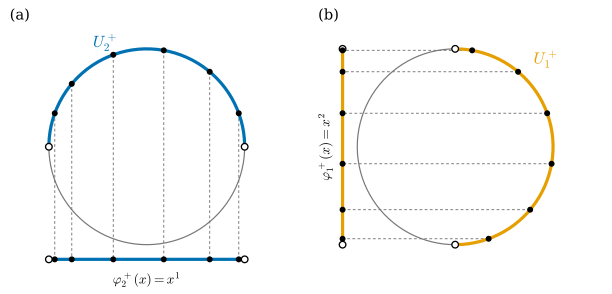

Here is the Python script that generated this plot:
"""그림 11.3.2: S^1의 반원 차트(그래프 차트) (11.3절, 예 11.3.4).

(a) U_2^+ = {x^2 > 0}(위 반원, 파랑)와 φ_2^+(x) = x^1 ∈ (-1, 1). 세로 점선은 x ↦ x^1 사영.
(b) U_1^+ = {x^1 > 0}(오른쪽 반원, 주황)와 φ_1^+(x) = x^2 ∈ (-1, 1). 가로 점선은 x ↦ x^2 사영.
표본점의 각은 (a) 20°, 50°, 80°, 110°, 140°, 160°, (b) -70°, -40°, -10°, 20°, 50°, 80°.

실행: 프로젝트 루트에서 ``PYTHONPATH=tools python3 chapters/11-smooth-manifolds/figures/fig-11-3-2-graph-charts.py``
"""

import dgfig

dgfig.setup()

import matplotlib.pyplot as plt
import numpy as np

C = dgfig.COLORS
LW = dgfig.LW

fig, (a1, a2) = plt.subplots(1, 2, figsize=(6.4, 3.1))
t = np.linspace(0, 2 * np.pi, 400)
for ax in (a1, a2):
    dgfig.schematic_axes(ax, (-1.45, 1.55), (-1.45, 1.45))
    ax.plot(np.cos(t), np.sin(t), color=C["aux"], lw=0.9, zorder=1)

# (a) 위 반원 → x^1 축의 (-1, 1)
tt = np.linspace(0, np.pi, 200)[1:-1]
a1.plot(np.cos(tt), np.sin(tt), color=C["tangent"], lw=2.4, zorder=3)
a1.plot([-1, 1], [-1.15, -1.15], color=C["tangent"], lw=2.4, zorder=3, solid_capstyle="butt")
for e in (-1, 1):
    a1.plot(e, 0, "o", ms=5, mfc="white", mec=C["main"], zorder=5)
    a1.plot(e, -1.15, "o", ms=5, mfc="white", mec=C["main"], zorder=5)
for deg in (20, 50, 80, 110, 140, 160):
    th = np.deg2rad(deg)
    p = np.array([np.cos(th), np.sin(th)])
    assert p[1] > 0 and abs(np.hypot(*p) - 1) < 1e-12        # U_2^+ 위의 점
    a1.plot([p[0], p[0]], [p[1], -1.15], color=C["aux"], lw=0.7, ls=(0, (3, 2.5)), zorder=2)
    a1.plot(*p, "o", ms=3.5, color=C["main"], zorder=6)
    a1.plot(p[0], -1.15, "o", ms=3.5, color=C["main"], zorder=6)
a1.text(-0.55, 1.02, r"$U_2^+$", fontsize=12, color=C["tangent"])
a1.text(0.0, -1.28, r"$\varphi_2^+(x) = x^1$", fontsize=10, ha="center", va="top")
a1.text(-1.4, 1.3, "(a)", fontsize=11)

# (b) 오른쪽 반원 → x^2 축의 (-1, 1)
tt = np.linspace(-np.pi / 2, np.pi / 2, 200)[1:-1]
a2.plot(np.cos(tt), np.sin(tt), color=C["accent"], lw=2.4, zorder=3)
a2.plot([-1.15, -1.15], [-1, 1], color=C["accent"], lw=2.4, zorder=3, solid_capstyle="butt")
for e in (-1, 1):
    a2.plot(0, e, "o", ms=5, mfc="white", mec=C["main"], zorder=5)
    a2.plot(-1.15, e, "o", ms=5, mfc="white", mec=C["main"], zorder=5)
for deg in (-70, -40, -10, 20, 50, 80):
    th = np.deg2rad(deg)
    p = np.array([np.cos(th), np.sin(th)])
    assert p[0] > 0 and abs(np.hypot(*p) - 1) < 1e-12        # U_1^+ 위의 점
    a2.plot([p[0], -1.15], [p[1], p[1]], color=C["aux"], lw=0.7, ls=(0, (3, 2.5)), zorder=2)
    a2.plot(*p, "o", ms=3.5, color=C["main"], zorder=6)
    a2.plot(-1.15, p[1], "o", ms=3.5, color=C["main"], zorder=6)
a2.text(0.8, 0.85, r"$U_1^+$", fontsize=12, color=C["accent"])
a2.text(-1.25, 0.0, r"$\varphi_1^+(x) = x^2$", fontsize=10, ha="right", va="center", rotation=90)
a2.text(-1.4, 1.3, "(b)", fontsize=11)

fig.subplots_adjust(wspace=0.05, left=0.01, right=0.99, top=0.99, bottom=0.01)
dgfig.save(fig, __file__)
